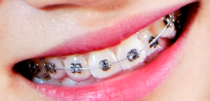
#> input picture createPix2Pix (facial)/images/braces.png, 210 x 101 px
$ python seed.py
#> lines starting #> are read from the running program, lines starting #| are printed output that depends on the picture
import cv2
import numpy as np
img = cv2.imread("images/braces.png") # BRG order, uint8 type
#> img is the input picture: shape (101, 210, 3); mean B, G, R 156.6, 155.3, 213.3
cv2.imshow('ImageWindow', img)
converted_img = cv2.cvtColor(img, cv2.COLOR_BGR2HSV)
#> converted_img: shape (101, 210, 3); mean H, S, V 72, 83.2, 213.8
cv2.waitKey(0)
num_superpixels = 200  # desired number of superpixels
num_iterations = 4     # number of pixel level iterations. The higher, the better quality
prior = 2              # for shape smoothing term. must be [0, 5]
num_levels = 4
num_histogram_bins = 5 # number of histogram bins
height, width, channels = converted_img.shape
#> height = 101; width = 210; channels = 3
seeds = cv2.ximgproc.createSuperpixelSEEDS(width, height, channels, num_superpixels, num_levels, prior, num_histogram_bins)
seeds.iterate(converted_img, num_iterations)
labels = seeds.getLabels() #
mask = seeds.getLabelContourMask(False)
cv2.imshow('MaskWindow', mask)
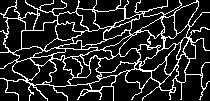
#> window 'MaskWindow': shape (101, 210); 15.8% white in thin lines or dots
cv2.waitKey(0)
color_img = np.zeros((height, width, 3), np.uint8)
color_img[:] = (0, 0, 255)
mask_inv = cv2.bitwise_not(mask)
result_bg = cv2.bitwise_and(img, img, mask=mask_inv)
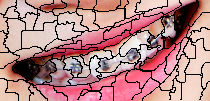
#> result_bg: shape (101, 210, 3); mean B, G, R 132.2, 131.2, 179.5
result_fg = cv2.bitwise_and(color_img, color_img, mask=mask)
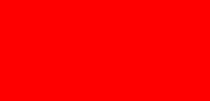
#> color_img: shape (101, 210, 3); mean of channels 0, 1, 2 0, 0, 255; drawn as B, G, R
result = cv2.add(result_bg, result_fg)
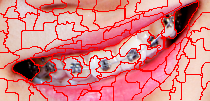
#> result: shape (101, 210, 3); mean B, G, R 132.2, 131.2, 219.7
cv2.imshow('ColorCodedWindow', result)
cv2.waitKey(0)


cv2.destroyAllWindows()

$ run again, with createPix2Pix (facial)/images/16_real.png copied over createPix2Pix (facial)/images/braces.png
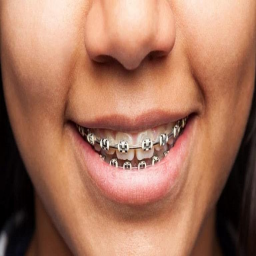
#> input picture createPix2Pix (facial)/images/16_real.png, 256 x 256 px
#> img is the input picture: shape (256, 256, 3); mean B, G, R 93.8, 116.8, 167.6
#> converted_img: shape (256, 256, 3); mean H, S, V 17.6, 122.8, 167.7
#> `cv2.imshow('MaskWindow', mask)`:
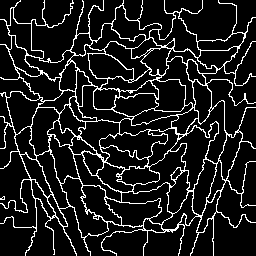
#> window 'MaskWindow': shape (256, 256); 11.6% white in thin lines or dots
#> `result = cv2.add(result_bg, result_fg)`:
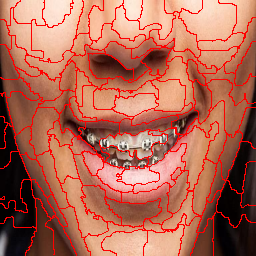
#> result: shape (256, 256, 3); mean B, G, R 83, 103.1, 177.3

$ run again, with createPix2Pix (facial)/images/32_real.png copied over createPix2Pix (facial)/images/braces.png
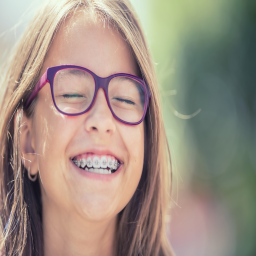
#> input picture createPix2Pix (facial)/images/32_real.png, 256 x 256 px
#> img is the input picture: shape (256, 256, 3); mean B, G, R 130.5, 143.2, 157.9
#> converted_img: shape (256, 256, 3); mean H, S, V 49.4, 58, 164.1
#> `cv2.imshow('MaskWindow', mask)`:
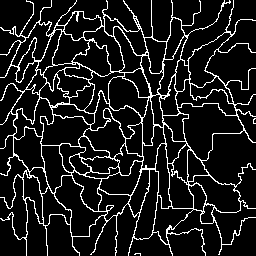
#> window 'MaskWindow': shape (256, 256); 11.3% white in thin lines or dots
#> `result = cv2.add(result_bg, result_fg)`:
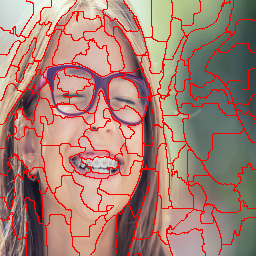
#> result: shape (256, 256, 3); mean B, G, R 115.5, 126.9, 168.2

$ run again, with createPix2Pix (facial)/images/57_real.png copied over createPix2Pix (facial)/images/braces.png
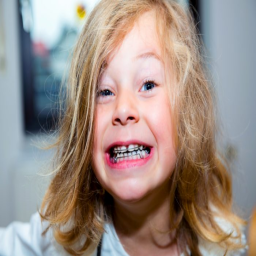
#> input picture createPix2Pix (facial)/images/57_real.png, 256 x 256 px
#> img is the input picture: shape (256, 256, 3); mean B, G, R 134, 141.6, 156.4
#> converted_img: shape (256, 256, 3); mean H, S, V 54.6, 81.3, 167.1
#> `cv2.imshow('MaskWindow', mask)`:
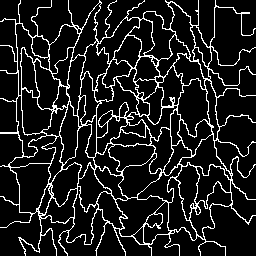
#> window 'MaskWindow': shape (256, 256); 11.9% white in thin lines or dots
#> `result = cv2.add(result_bg, result_fg)`:
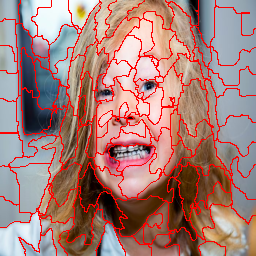
#> result: shape (256, 256, 3); mean B, G, R 118.7, 125.3, 168
